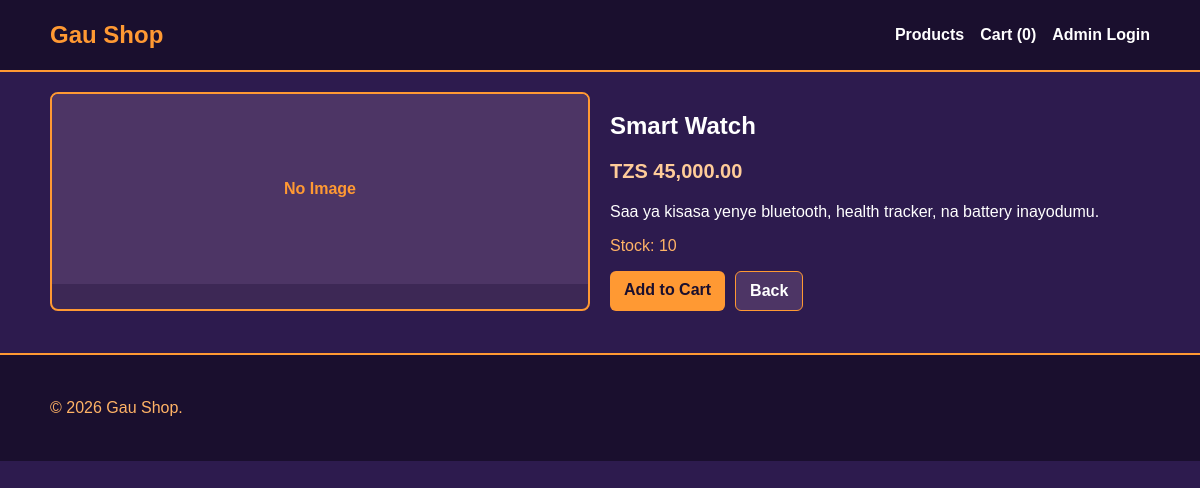
Screenshot of /product.php?id=1 with the database file from the repository.
### tables this page shows
CREATE TABLE IF NOT EXISTS products (
    id INT AUTO_INCREMENT PRIMARY KEY,
    name VARCHAR(150) NOT NULL,
    description TEXT NOT NULL,
    price DECIMAL(10, 2) NOT NULL,
    image VARCHAR(255) DEFAULT NULL,
    stock INT NOT NULL DEFAULT 0,
    created_at TIMESTAMP DEFAULT CURRENT_TIMESTAMP
);

### product.php (the view)
<?php
require 'config/database.php';
include 'includes/header.php';
$id = isset($_GET['id']) ? (int) $_GET['id'] : 0;
$stmt = $pdo->prepare('SELECT * FROM products WHERE id = ?');
$stmt->execute([$id]);
$product = $stmt->fetch(PDO::FETCH_ASSOC);
?>
<?php if (!$product): ?>
    <div class="error">Product not found.</div>
<?php else: ?>
    <section class="grid">
        <div class="card">
            <div class="product-image">
                <?php if (!empty($product['image'])): ?>
                    <img src="<?php echo htmlspecialchars($product['image']); ?>" alt="<?php echo htmlspecialchars($product['name']); ?>">
                <?php else: ?>
                    No Image
                <?php endif; ?>
            </div>
        </div>
        <div>
            <h1><?php echo htmlspecialchars($product['name']); ?></h1>
            <p class="price">TZS <?php echo number_format($product['price'], 2); ?></p>
            <p><?php echo nl2br(htmlspecialchars($product['description'])); ?></p>
            <p class="muted">Stock: <?php echo (int) $product['stock']; ?></p>
            <div class="actions">
                <a class="btn" href="cart.php?action=add&id=<?php echo $product['id']; ?>">Add to Cart</a>
                <a class="btn secondary" href="index.php">Back</a>
            </div>
        </div>
    </section>
<?php endif; ?>
<?php include 'includes/footer.php'; ?>

### style.css (style rules this page uses)
* { box-sizing: border-box; }
body { margin: 0; font-family: Arial, sans-serif; color: #ffffff; background: #2d1b4e; }
a { color: inherit; text-decoration: none; }
.grid { display: grid; grid-template-columns: repeat(auto-fit, minmax(230px, 1fr)); gap: 20px; padding: 20px 0 42px; }
.card { background: #3d2855; border: 2px solid #ff9933; border-radius: 8px; overflow: hidden; transition: transform 0.3s ease, border-color 0.3s ease; }
.product-image { height: 190px; background: #4d3565; display: flex; align-items: center; justify-content: center; color: #ff9933; font-weight: 700; }
.price { font-size: 20px; font-weight: 700; color: #ffcc99; }
.muted { color: #ffb366; }
.btn, button { display: inline-block; border: 0; border-radius: 6px; padding: 10px 14px; background: #ff9933; color: #1a0f2e; font-weight: 700; cursor: pointer; transition: background 0.3s ease; }
.btn.secondary { background: #4d3565; color: #ffffff; border: 1px solid #ff9933; }
.actions { display: flex; gap: 10px; flex-wrap: wrap; margin-top: 14px; }

### rows the page displays
products: name "Smart Watch", price "45,000.00", description "Saa ya kisasa yenye bluetooth, health tracker, na battery inayodumu.", stock "10"

### other values shown
$cartCount "0"
